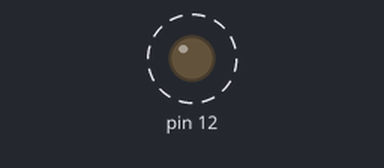
Recording of a sketch running on a simulated Arduino Uno, built with avr-gcc and run on an emulated ATmega328P. On the bench: output pins drawn as LEDs (lit = HIGH). Dashed ring = blinking.

Above: at 0.5 s.
Timing chart, 0 to 4.6 s (numbered marks = the images above):
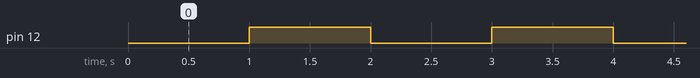

The sketch:

sketch_aug16b.ino
```cpp
void setup() {
  // put your setup code here, to run once:
  pinMode(12,OUTPUT);
}

void loop() {
  //put your main code here, to run repeatedly:
  digitalWrite(LED_BUILTIN,HIGH);
  delay(1000);
  digitalWrite(LED_BUILTIN,LOW);
  digitalWrite(12,HIGH);
  delay(1000);
  digitalWrite(12,LOW);

}
```

Measured:
- by itself, pin 12: alternates HIGH for 1.0 s and LOW for 1.0 s
